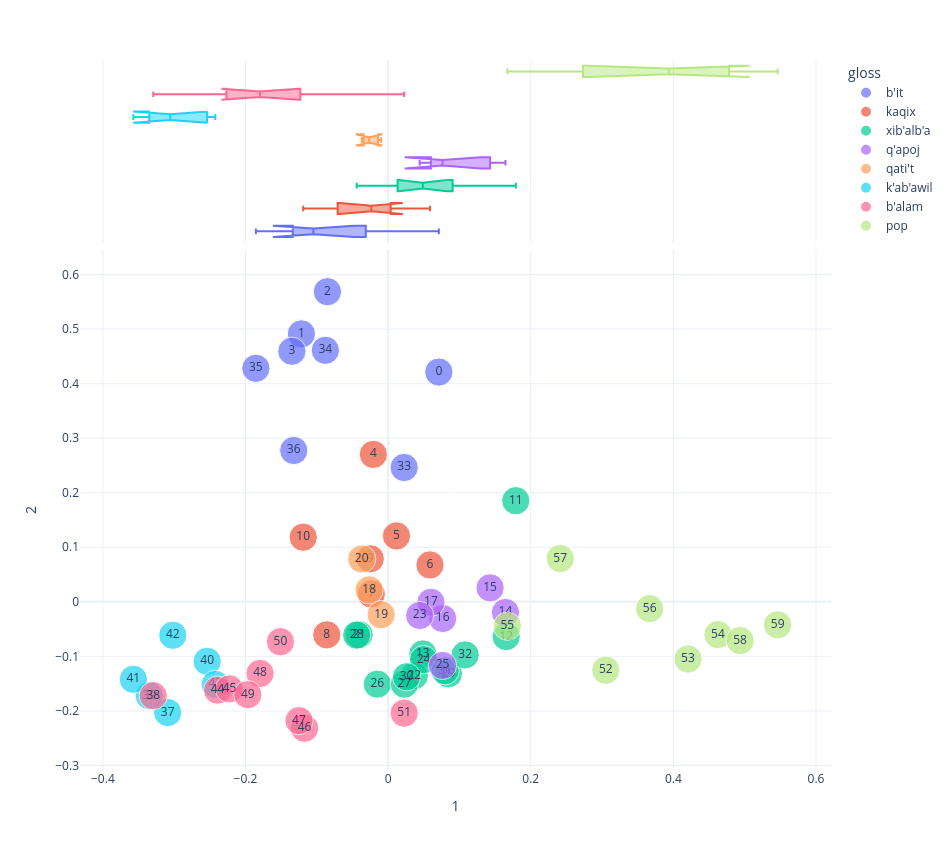

Source (notebook cell):
### Code cell
plot_pca(1,2)

### Figure 1 — Plotly figure (JSON) as saved in the notebook; plotly's stock layout.template omitted (floating-point values rounded to 4 significant figures)
{"data": [{"hovertemplate": "gloss=b'it<br>1=%{x}<br>2=%{y}<br>size=%{marker.size}<br>chunk_num=%{text}<extra></extra>", "legendgroup": "b'it", "marker": {"color": "#636efa", "size": [1, 1, 1, 1, 1, 1, 1, 1], "sizemode": "area", "sizeref": 0.0025, "symbol": "circle"}, "mode": "markers+text", "name": "b'it", "orientation": "v", "showlegend": true, "text": [0.0, 1.0, 2.0, 3.0, 33.0, 34.0, 35.0, 36.0], "type": "scatter", "x": [0.07114, -0.1216, -0.0851, -0.135, 0.02248, -0.08805, -0.1855, -0.1324], "xaxis": "x", "y": [0.4214, 0.4913, 0.5687, 0.4596, 0.2463, 0.4613, 0.4282, 0.2775], "yaxis": "y"}, {"alignmentgroup": "True", "hovertemplate": "gloss=b'it<br>1=%{x}<extra></extra>", "legendgroup": "b'it", "marker": {"color": "#636efa", "symbol": "circle"}, "name": "b'it", "notched": true, "offsetgroup": "b'it", "showlegend": false, "type": "box", "x": [0.07114, -0.1216, -0.0851, -0.135, 0.02248, -0.08805, -0.1855, -0.1324], "xaxis": "x2", "yaxis": "y2"}, {"hovertemplate": "gloss=kaqix<br>1=%{x}<br>2=%{y}<br>size=%{marker.size}<br>chunk_num=%{text}<extra></extra>", "legendgroup": "kaqix", "marker": {"color": "#EF553B", "size": [1, 1, 1, 1, 1, 1, 1], "sizemode": "area", "sizeref": 0.0025, "symbol": "circle"}, "mode": "markers+text", "name": "kaqix", "orientation": "v", "showlegend": true, "text": [4.0, 5.0, 6.0, 7.0, 8.0, 9.0, 10.0], "type": "scatter", "x": [-0.0207, 0.01171, 0.05871, -0.02355, -0.08601, -0.02504, -0.1191], "xaxis": "x", "y": [0.2704, 0.1208, 0.06764, 0.01441, -0.06052, 0.0789, 0.1185], "yaxis": "y"}, {"alignmentgroup": "True", "hovertemplate": "gloss=kaqix<br>1=%{x}<extra></extra>", "legendgroup": "kaqix", "marker": {"color": "#EF553B", "symbol": "circle"}, "name": "kaqix", "notched": true, "offsetgroup": "kaqix", "showlegend": false, "type": "box", "x": [-0.0207, 0.01171, 0.05871, -0.02355, -0.08601, -0.02504, -0.1191], "xaxis": "x2", "yaxis": "y2"}, {"hovertemplate": "gloss=xib'alb'a<br>1=%{x}<br>2=%{y}<br>size=%{marker.size}<br>chunk_num=%{text}<extra></extra>", "legendgroup": "xib'alb'a", "marker": {"color": "#00cc96", "size": [1, 1, 1, 1, 1, 1, 1, 1, 1, 1, 1, 1, 1], "sizemode": "area", "sizeref": 0.0025, "symbol": "circle"}, "mode": "markers+text", "name": "xib'alb'a", "orientation": "v", "showlegend": true, "text": [11.0, 12.0, 13.0, 21.0, 22.0, 24.0, 26.0, 27.0, 28.0, 29.0, 30.0, 31.0, 32.0], "type": "scatter", "x": [0.179, 0.1655, 0.04871, -0.04075, 0.03678, 0.0498, -0.01511, 0.02277, -0.04405, 0.08459, 0.02586, 0.07986, 0.108], "xaxis": "x", "y": [0.1854, -0.0638, -0.09551, -0.06026, -0.1354, -0.106, -0.1509, -0.151, -0.06099, -0.132, -0.1375, -0.1263, -0.09731], "yaxis": "y"}, {"alignmentgroup": "True", "hovertemplate": "gloss=xib'alb'a<br>1=%{x}<extra></extra>", "legendgroup": "xib'alb'a", "marker": {"color": "#00cc96", "symbol": "circle"}, "name": "xib'alb'a", "notched": true, "offsetgroup": "xib'alb'a", "showlegend": false, "type": "box", "x": [0.179, 0.1655, 0.04871, -0.04075, 0.03678, 0.0498, -0.01511, 0.02277, -0.04405, 0.08459, 0.02586, 0.07986, 0.108], "xaxis": "x2", "yaxis": "y2"}, {"hovertemplate": "gloss=q'apoj<br>1=%{x}<br>2=%{y}<br>size=%{marker.size}<br>chunk_num=%{text}<extra></extra>", "legendgroup": "q'apoj", "marker": {"color": "#ab63fa", "size": [1, 1, 1, 1, 1, 1], "sizemode": "area", "sizeref": 0.0025, "symbol": "circle"}, "mode": "markers+text", "name": "q'apoj", "orientation": "v", "showlegend": true, "text": [14.0, 15.0, 16.0, 17.0, 23.0, 25.0], "type": "scatter", "x": [0.1645, 0.143, 0.07648, 0.06002, 0.04422, 0.07627], "xaxis": "x", "y": [-0.01957, 0.02562, -0.03054, -0.0008632, -0.02507, -0.1167], "yaxis": "y"}, {"alignmentgroup": "True", "hovertemplate": "gloss=q'apoj<br>1=%{x}<extra></extra>", "legendgroup": "q'apoj", "marker": {"color": "#ab63fa", "symbol": "circle"}, "name": "q'apoj", "notched": true, "offsetgroup": "q'apoj", "showlegend": false, "type": "box", "x": [0.1645, 0.143, 0.07648, 0.06002, 0.04422, 0.07627], "xaxis": "x2", "yaxis": "y2"}, {"hovertemplate": "gloss=qati't<br>1=%{x}<br>2=%{y}<br>size=%{marker.size}<br>chunk_num=%{text}<extra></extra>", "legendgroup": "qati't", "marker": {"color": "#FFA15A", "size": [1, 1, 1], "sizemode": "area", "sizeref": 0.0025, "symbol": "circle"}, "mode": "markers+text", "name": "qati't", "orientation": "v", "showlegend": true, "text": [18.0, 19.0, 20.0], "type": "scatter", "x": [-0.02661, -0.009783, -0.03701], "xaxis": "x", "y": [0.02195, -0.02359, 0.07865], "yaxis": "y"}, {"alignmentgroup": "True", "hovertemplate": "gloss=qati't<br>1=%{x}<extra></extra>", "legendgroup": "qati't", "marker": {"color": "#FFA15A", "symbol": "circle"}, "name": "qati't", "notched": true, "offsetgroup": "qati't", "showlegend": false, "type": "box", "x": [-0.02661, -0.009783, -0.03701], "xaxis": "x2", "yaxis": "y2"}, {"hovertemplate": "gloss=k'ab'awil<br>1=%{x}<br>2=%{y}<br>size=%{marker.size}<br>chunk_num=%{text}<extra></extra>", "legendgroup": "k'ab'awil", "marker": {"color": "#19d3f3", "size": [1, 1, 1, 1, 1, 1], "sizemode": "area", "sizeref": 0.0025, "symbol": "circle"}, "mode": "markers+text", "name": "k'ab'awil", "orientation": "v", "showlegend": true, "text": [37.0, 39.0, 40.0, 41.0, 42.0, 43.0], "type": "scatter", "x": [-0.3092, -0.3349, -0.2538, -0.3573, -0.302, -0.2424], "xaxis": "x", "y": [-0.203, -0.172, -0.1092, -0.1421, -0.0613, -0.1513], "yaxis": "y"}, {"alignmentgroup": "True", "hovertemplate": "gloss=k'ab'awil<br>1=%{x}<extra></extra>", "legendgroup": "k'ab'awil", "marker": {"color": "#19d3f3", "symbol": "circle"}, "name": "k'ab'awil", "notched": true, "offsetgroup": "k'ab'awil", "showlegend": false, "type": "box", "x": [-0.3092, -0.3349, -0.2538, -0.3573, -0.302, -0.2424], "xaxis": "x2", "yaxis": "y2"}, {"hovertemplate": "gloss=b'alam<br>1=%{x}<br>2=%{y}<br>size=%{marker.size}<br>chunk_num=%{text}<extra></extra>", "legendgroup": "b'alam", "marker": {"color": "#FF6692", "size": [1, 1, 1, 1, 1, 1, 1, 1, 1], "sizemode": "area", "sizeref": 0.0025, "symbol": "circle"}, "mode": "markers+text", "name": "b'alam", "orientation": "v", "showlegend": true, "text": [38.0, 44.0, 45.0, 46.0, 47.0, 48.0, 49.0, 50.0, 51.0], "type": "scatter", "x": [-0.3294, -0.2391, -0.2225, -0.1172, -0.125, -0.1796, -0.1968, -0.151, 0.02251], "xaxis": "x", "y": [-0.1721, -0.162, -0.1596, -0.2317, -0.2179, -0.1314, -0.1703, -0.07319, -0.2041], "yaxis": "y"}, {"alignmentgroup": "True", "hovertemplate": "gloss=b'alam<br>1=%{x}<extra></extra>", "legendgroup": "b'alam", "marker": {"color": "#FF6692", "symbol": "circle"}, "name": "b'alam", "notched": true, "offsetgroup": "b'alam", "showlegend": false, "type": "box", "x": [-0.3294, -0.2391, -0.2225, -0.1172, -0.125, -0.1796, -0.1968, -0.151, 0.02251], "xaxis": "x2", "yaxis": "y2"}, {"hovertemplate": "gloss=pop<br>1=%{x}<br>2=%{y}<br>size=%{marker.size}<br>chunk_num=%{text}<extra></extra>", "legendgroup": "pop", "marker": {"color": "#B6E880", "size": [1, 1, 1, 1, 1, 1, 1, 1], "sizemode": "area", "sizeref": 0.0025, "symbol": "circle"}, "mode": "markers+text", "name": "pop", "orientation": "v", "showlegend": true, "text": [52.0, 53.0, 54.0, 55.0, 56.0, 57.0, 58.0, 59.0], "type": "scatter", "x": [0.3053, 0.4205, 0.4625, 0.1672, 0.3668, 0.2413, 0.4936, 0.5462], "xaxis": "x", "y": [-0.1254, -0.1048, -0.06014, -0.04472, -0.01251, 0.07932, -0.07113, -0.04222], "yaxis": "y"}, {"alignmentgroup": "True", "hovertemplate": "gloss=pop<br>1=%{x}<extra></extra>", "legendgroup": "pop", "marker": {"color": "#B6E880", "symbol": "circle"}, "name": "pop", "notched": true, "offsetgroup": "pop", "showlegend": false, "type": "box", "x": [0.3053, 0.4205, 0.4625, 0.1672, 0.3668, 0.2413, 0.4936, 0.5462], "xaxis": "x2", "yaxis": "y2"}], "layout": {"height": 850, "legend": {"itemsizing": "constant", "title": {"text": "gloss"}, "tracegroupgap": 0}, "margin": {"t": 60}, "width": 950, "xaxis": {"anchor": "y", "domain": [0, 1], "title": {"text": "1"}}, "xaxis2": {"anchor": "y2", "domain": [0, 1], "matches": "x", "showgrid": true, "showticklabels": false}, "yaxis": {"anchor": "x", "domain": [0, 0.7326], "title": {"text": "2"}}, "yaxis2": {"anchor": "x2", "domain": [0.7426, 1], "matches": "y2", "showgrid": false, "showline": false, "showticklabels": false, "ticks": ""}}}
